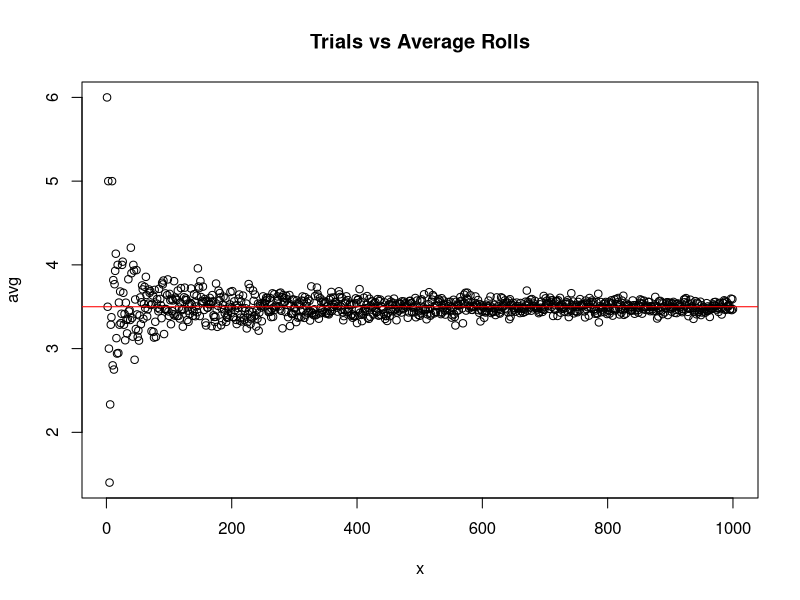

Recreate this plot in R.
#Normal Distribution
#Mean is 33.2 C
#Std. Dev is 6.1 C
#20 <= Prob < 30
prob=pnorm(30, mean=33.2, sd=6.1)-pnorm(20, mean=33.2, sd=6.1)
print(prob)

#Normal Distribution


#Dice Rolling - LLN
iterator<-function(n){
	avg=integer(n)
	x=c(1:n)
	for (i in 1:n){
		res=integer(i)
		die=c(1:6)
		for (j in 1:i){
			res[j]=sample(die,1)
		}
		avg[i]=mean(res)
	}
	plot(x,avg,main="Trials vs Average Rolls")
	abline(h=3.5,col="red")
}

iterator(1000)